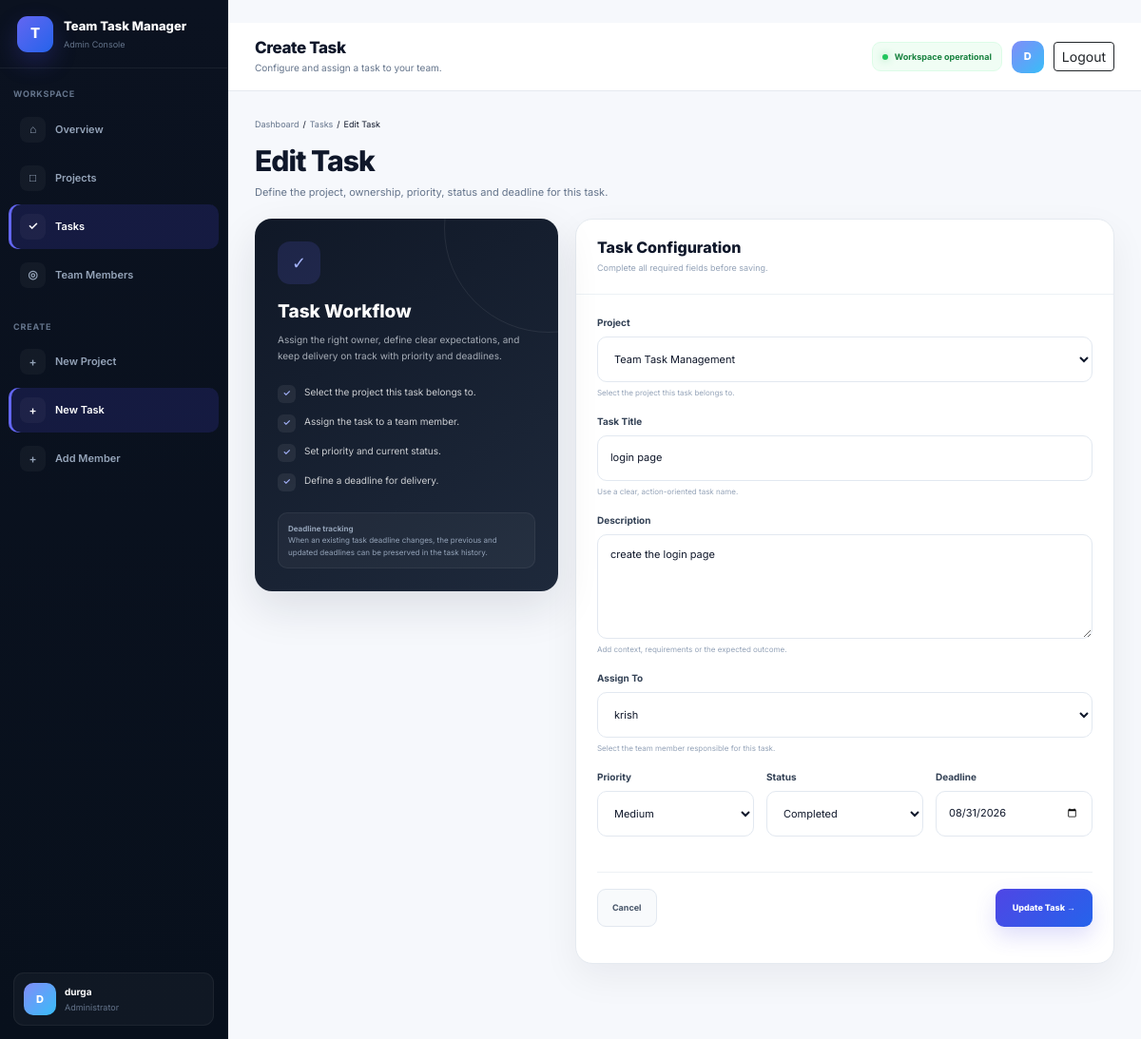
The app's page /tasks/1/edit/ (signed in) with its own data.
### accounts/models.py (models this page shows)
class User(AbstractUser):
    class Role(models.TextChoices):
        ADMIN = "ADMIN", "Admin"
        TEAM_MEMBER = "TEAM_MEMBER", "Team Member"
    role = models.CharField(
        max_length=20,
        choices=Role.choices,
        default=Role.TEAM_MEMBER,
    )
    def __str__(self):
        return self.username

### tasks/models.py (models this page shows, shortened)
class Task(models.Model):
    class Priority(models.TextChoices):
        LOW = "LOW", "Low"
        MEDIUM = "MEDIUM", "Medium"
        HIGH = "HIGH", "High"
    class Status(models.TextChoices):
        TODO = "TODO", "To Do"
        IN_PROGRESS = "IN_PROGRESS", "In Progress"
        COMPLETED = "COMPLETED", "Completed"
    project = models.ForeignKey(
        Project,
        on_delete=models.CASCADE,
        related_name="tasks",
    )
    title = models.CharField(max_length=200)
    description = models.TextField(blank=True)
    assigned_to = models.ForeignKey(
        settings.AUTH_USER_MODEL,
        on_delete=models.SET_NULL,
        null=True,
        blank=True,
        related_name="assigned_tasks",
    )
    priority = models.CharField(
        max_length=10,
        choices=Priority.choices,
        default=Priority.MEDIUM,
    )
    status = models.CharField(
        max_length=20,
        choices=Status.choices,
        default=Status.TODO,
    )
    deadline = models.DateField()
    created_at = models.DateTimeField(auto_now_add=True)
    updated_at = models.DateTimeField(auto_now=True)
    class Meta:
        ordering = ["deadline", "-created_at"]

### tasks/views.py (the view)
@login_required
def task_edit(request, pk):
    if request.user.role != User.Role.ADMIN:
        return redirect("accounts:member_dashboard")
    task = get_object_or_404(
        Task,
        pk=pk,
    )
    old_deadline = task.deadline
    if request.method == "POST":
        form = TaskEditForm(
            request.POST,
            instance=task,
        )
        if form.is_valid():
            updated_task = form.save()
            if old_deadline != updated_task.deadline:
                DeadlineHistory.objects.create(
                    task=updated_task,
                    old_deadline=old_deadline,
                    new_deadline=updated_task.deadline,
                    changed_by=request.user,
                )
            messages.success(
                request,
                "Task updated successfully.",
            )
            return redirect(
                "tasks:task_list"
            )
    else:
        form = TaskEditForm(
            instance=task
        )
    return render(
        request,
        "tasks/task_form.html",
        {
            "form": form,
            "page_title": "Edit Task",
            "button_text": "Update Task",
            "is_edit": True,
            "task": task,
        },
    )

### tasks/forms.py
class TaskEditForm(TaskForm):
    pass

### projects/models.py (called while the page is built)
    def __str__(self):
        return self.name

### templates/tasks/task_form.html (shortened to what this page needs)
<!DOCTYPE html>
<html lang="en">
<head>
    <link
        href="https://cdn.jsdelivr.net/npm/bootstrap@5.3.3/dist/css/bootstrap.min.css"
        rel="stylesheet"
    >
</head>
<body>
<div class="app">
    <aside class="sidebar">
        <div class="sidebar-brand">
            <div class="brand-logo">
                T
            </div>
            <div>
                <div class="brand-title">
                    Team Task Manager
                </div>
                <div class="brand-subtitle">
                    Admin Console
                </div>
            </div>
        </div>
        <div class="sidebar-section">
            Workspace
        </div>
        <nav class="nav-list">
            <a
                href="{% url 'accounts:admin_dashboard' %}"
                class="nav-item-link"
            >
                <span class="nav-icon">⌂</span>
                <span>Overview</span>
            </a>
            <a
                href="{% url 'projects:project_list' %}"
                class="nav-item-link"
            >
                <span class="nav-icon">□</span>
                <span>Projects</span>
            </a>
            <a
                href="{% url 'tasks:task_list' %}"
                class="nav-item-link active"
            >
                <span class="nav-icon">✓</span>
                <span>Tasks</span>
            </a>
            <a
                href="{% url 'accounts:team_members' %}"
                class="nav-item-link"
            >
                <span class="nav-icon">◎</span>
                <span>Team Members</span>
            </a>
        </nav>
        <div class="sidebar-section">
            Create
        </div>
        <nav class="nav-list">
            <a
                href="{% url 'projects:project_create' %}"
                class="nav-item-link"
            >
                <span class="nav-icon">+</span>
                <span>New Project</span>
            </a>
            <a
                href="{% url 'tasks:task_create' %}"
                class="nav-item-link active"
            >
                <span class="nav-icon">+</span>
                <span>New Task</span>
            </a>
            <a
                href="{% url 'accounts:add_team_member' %}"
                class="nav-item-link"
            >
                <span class="nav-icon">+</span>
                <span>Add Member</span>
            </a>
        </nav>
        <div class="sidebar-spacer"></div>
        <div class="sidebar-user">
            <div class="avatar">
                {{ request.user.username|first|upper }}
            </div>
            <div>
                <div class="user-name">
                    {{ request.user.username }}
                </div>
                <div class="user-role">
                    Administrator
                </div>
            </div>
        </div>
    </aside>
    <main class="main">
        <header class="topbar">
            <div>
                <h1 class="topbar-title">
                    Create Task
                </h1>
                <p class="topbar-subtitle">
                    Configure and assign a task to your team.
                </p>
            </div>
            <div class="topbar-right">
                <div class="system-status">
                    <span class="status-dot"></span>
                    Workspace operational
                </div>
                <div class="topbar-avatar">
                    {{ request.user.username|first|upper }}
                </div>
                <a
                    href="{% url 'accounts:logout' %}"
                    class="btn btn-sm btn-outline-dark"
                >
                    Logout
                </a>
            </div>
        </header>
        <div class="content">
            <div class="breadcrumb">
                <a
                    href="{% url 'accounts:admin_dashboard' %}"
                >
                    Dashboard
                </a>
                <span class="mx-1">
                    /
                </span>
                <a
                    href="{% url 'tasks:task_list' %}"
                >
                    Tasks
                </a>
                <span class="mx-1">
                    /
                </span>
                <span class="active">
                    {{ page_title }}
                </span>
            </div>
            <div class="page-header">
                <h1>
                    {{ page_title }}
                </h1>
                <p>
                    Define the project, ownership, priority,
                    status and deadline for this task.
                </p>
            </div>
            <div class="layout">
                <section class="info-card">
                    <div class="info-icon">
                        ✓
                    </div>
                    <h2>
                        Task Workflow
                    </h2>
                    <p>
                        Assign the right owner, define clear expectations,
                        and keep delivery on track with priority and deadlines.
                    </p>
                    <div class="info-list">
                        <div class="info-row">
                            <span class="check">
                                ✓
                            </span>
                            <span>
                                Select the project this task belongs to.
                            </span>
                        </div>
                        <div class="info-row">
                            <span class="check">
                                ✓
                            </span>
                            <span>
                                Assign the task to a team member.
                            </span>
                        </div>
                        <div class="info-row">
                            <span class="check">
                                ✓
                            </span>
                            <span>
                                Set priority and current status.
                            </span>
                        </div>
                        <div class="info-row">
                            <span class="check">
                                ✓
                            </span>
                            <span>
                                Define a deadline for delivery.
                            </span>
                        </div>
                    </div>
                    <div class="info-footer">
                        <strong>
                            Deadline tracking
                        </strong>
                        <br>
                        When an existing task deadline changes,
                        the previous and updated deadlines can be
                        preserved in the task history.
                    </div>
                </section>
                <section class="form-card">
                    <div class="form-header">
                        <h2>
                            Task Configuration
                        </h2>
                        <p>
                            Complete all required fields before saving.
                        </p>
                    </div>
                    <div class="form-body">
                        <form
                            method="POST"
                            action=""
                        >
                            <div class="form-group">
                                <label
                                    for="{{ form.project.id_for_label }}"
                                    class="form-label"
                                >
                                    Project
                                </label>
                                {{ form.project }}
                                <div class="field-help">
                                    Select the project this task belongs to.
                                </div>
                            </div>
                            <div class="form-group">
                                <label
                                    for="{{ form.title.id_for_label }}"
                                    class="form-label"
                                >
                                    Task Title
                                </label>
                                {{ form.title }}
                                <div class="field-help">
                                    Use a clear, action-oriented task name.
                                </div>
                            </div>
                            <div class="form-group">
                                <label
                                    for="{{ form.description.id_for_label }}"
                                    class="form-label"
                                >
                                    Description
                                </label>
                                {{ form.description }}
                                <div class="field-help">
                                    Add context, requirements or the expected outcome.
                                </div>
                            </div>
                            <div class="form-group">
                                <label
                                    for="{{ form.assigned_to.id_for_label }}"
                                    class="form-label"
                                >
                                    Assign To
                                </label>
                                {{ form.assigned_to }}
                                <div class="field-help">
                                    Select the team member responsible for this task.
                                </div>
                            </div>
                            <div class="three-col">
                                <div class="form-group">
                                    <label
                                        for="{{ form.priority.id_for_label }}"
                                        class="form-label"
                                    >
                                        Priority
                                    </label>
                                    {{ form.priority }}
                                </div>
                                <div class="form-group">
                                    <label
                                        for="{{ form.status.id_for_label }}"
                                        class="form-label"
                                    >
                                        Status
                                    </label>
                                    {{ form.status }}
                                </div>
                                <div class="form-group">
                                    <label
                                        for="{{ form.deadline.id_for_label }}"
                                        class="form-label"
                                    >
                                        Deadline
                                    </label>
                                    {{ form.deadline }}
                                </div>
                            </div>
                            <div class="form-footer">
                                <a
                                    href="{% url 'tasks:task_list' %}"
                                    class="btn-cancel"
                                >
                                    Cancel
                                </a>
                                <button
                                    type="submit"
                                    class="btn-submit"
                                >
                                    {{ button_text }} →
                                </button>
                            </div>
                        </form>
                    </div>
                </section>
            </div>
        </div>
    </main>
</div>
</body>
</html>

### records on screen
User: user.username|first "D", user.username "durga"
Task: project "Team Task Management", title "login page", description "create the login page", assigned_to "krish", priority "Medium", status "Completed", deadline "08/31/2026"

### other values on screen
{{ page_title }} "Edit Task"
{{ button_text }} "Update Task"
